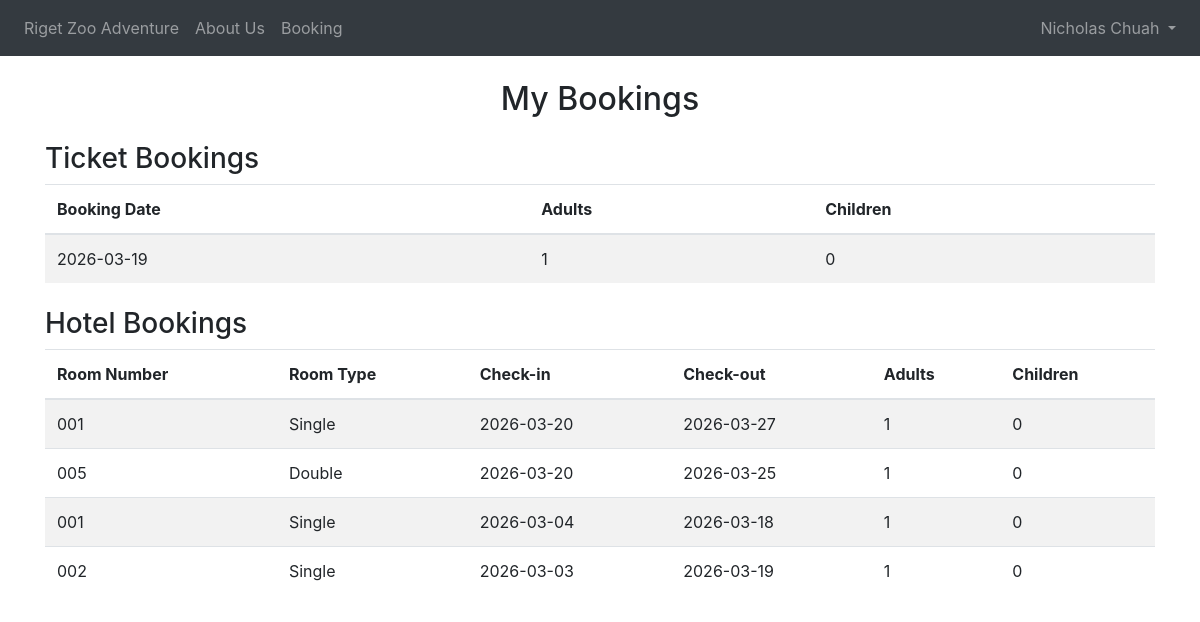
/my-bookings (signed in), run on an earlier commit of the app's database.
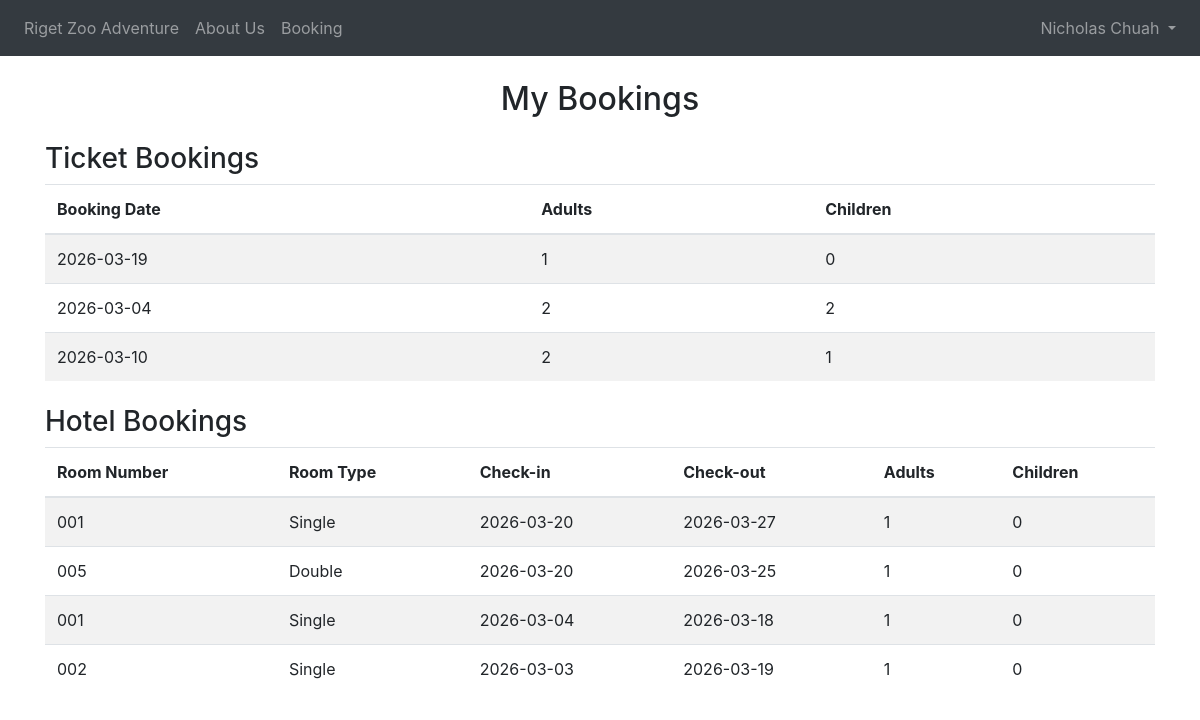
And on a later commit of the database.
### website/models.py (models this page shows)
class User(db.Model, UserMixin):
    id = db.Column(db.Integer, primary_key=True)
    email = db.Column(db.String(150), unique=True)
    password = db.Column(db.String(150))
    first_name = db.Column(db.String(150))
    last_name = db.Column(db.String(150))
    is_admin = db.Column(db.Boolean, default=False)
    booking = db.relationship('Booking', backref='user', lazy=True)

class Booking(db.Model):
    id = db.Column(db.Integer, primary_key=True)
    date = db.Column(db.DateTime(timezone=True), default=func.now())
    adultticket = db.Column(db.Integer)
    childticket = db.Column(db.Integer)
    bookingdate = db.Column(db.Date, nullable=False)
    user_id = db.Column(db.Integer, db.ForeignKey('user.id'))

class HotelBooking(db.Model):
    id = db.Column(db.Integer, primary_key=True)
    checkin = db.Column(db.Date, nullable=False)
    checkout = db.Column(db.Date, nullable=False)
    adults = db.Column(db.Integer, nullable=False)
    children = db.Column(db.Integer, nullable=False)
    room_id = db.Column(db.Integer, db.ForeignKey('room.id'), nullable=False)
    user_id = db.Column(db.Integer, db.ForeignKey('user.id'), nullable=False)
    user = db.relationship('User', backref='hotel_bookings', lazy=True)

class Room(db.Model):
    id = db.Column(db.Integer, primary_key=True)
    room_number = db.Column(db.String(10), unique=True, nullable=False)
    room_type = db.Column(db.String(50), nullable=False)
    max_adults = db.Column(db.Integer, nullable=False)
    max_children = db.Column(db.Integer, nullable=False)
    price_per_night = db.Column(db.Float, nullable=False)
    is_available = db.Column(db.Boolean, default=True)
    bookings = db.relationship('HotelBooking', backref='room', lazy=True)

### website/views.py (the view)
@views.route('/my-bookings')
@login_required
def my_bookings():
    from .models import Booking, HotelBooking
    ticket_bookings = Booking.query.filter_by(user_id=current_user.id).all()
    hotel_bookings = HotelBooking.query.filter_by(user_id=current_user.id).all()
    return render_template('my_bookings.html', ticket_bookings=ticket_bookings, hotel_bookings=hotel_bookings, user=current_user)

### website/__init__.py (called while the page is built)
def create_app():
    app = Flask(__name__)
    app.config['SECRET_KEY'] = 'hjshjhdjah kjshkjdhjs'
    app.config['SQLALCHEMY_DATABASE_URI'] = f'sqlite:///{DB_NAME}'
    db.init_app(app)
    from .views import views
    app.register_blueprint(views, url_prefix='/')
    from .models import User, Booking
    with app.app_context():
        db.create_all()
    login_manager = LoginManager()
    login_manager.login_view = 'views.login'
    login_manager.init_app(app)
    @login_manager.user_loader
    def load_user(user_id):
        return User.query.get(int(user_id))
    @app.context_processor
    def inject_user():
        return dict(user=current_user)
    return app

### website/templates/my_bookings.html
{% extends "base.html" %} {% block title %}My Bookings{% endblock %} {% block
content %}
<h2 class="text-center mt-4">My Bookings</h2>
<h3 class="mt-4">Ticket Bookings</h3>
{% if ticket_bookings %}
<table class="table table-striped">
  <thead>
    <tr>
      <th>Booking Date</th>
      <th>Adults</th>
      <th>Children</th>
    </tr>
  </thead>
  <tbody>
    {% for b in ticket_bookings %}
    <tr>
      <td>{{ b.bookingdate }}</td>
      <td>{{ b.adultticket }}</td>
      <td>{{ b.childticket }}</td>
    </tr>
    {% endfor %}
  </tbody>
</table>
{% else %}
<p>No ticket bookings yet.</p>
{% endif %}
<h3 class="mt-4">Hotel Bookings</h3>
{% if hotel_bookings %}
<table class="table table-striped">
  <thead>
    <tr>
      <th>Room Number</th>
      <th>Room Type</th>
      <th>Check-in</th>
      <th>Check-out</th>
      <th>Adults</th>
      <th>Children</th>
    </tr>
  </thead>
  <tbody>
    {% for h in hotel_bookings %}
    <tr>
      <td>{{ h.room.room_number }}</td>
      <td>{{ h.room.room_type }}</td>
      <td>{{ h.checkin }}</td>
      <td>{{ h.checkout }}</td>
      <td>{{ h.adults }}</td>
      <td>{{ h.children }}</td>
    </tr>
    {% endfor %}
  </tbody>
</table>
{% else %}
<p>No hotel bookings yet.</p>
{% endif %} {% endblock %}

### website/templates/base.html (shortened to what this page needs)
<!doctype html>
<html>
  <head>
    <link
      rel="stylesheet"
      href="https://stackpath.bootstrapcdn.com/bootstrap/4.4.1/css/bootstrap.min.css"
    />
    <link
      rel="stylesheet"
      href="https://stackpath.bootstrapcdn.com/font-awesome/4.7.0/css/font-awesome.min.css"
    />
  </head>
  <body>
    <nav class="navbar navbar-expand-lg navbar-dark bg-dark">
      <div class="collapse navbar-collapse" id="navbar">
        <div class="navbar-nav">
          {% if user.is_authenticated %}
          <a class="nav-item nav-link" id="home" href="/"
            >Riget Zoo Adventure</a
          >
          <a class="nav-item nav-link" id="about" href="/aboutus"> About Us</a>
          <a class="nav-item nav-link" id="booking" href="/booking">Booking</a>
        </div>
        <div class="navbar-nav ml-auto">
          <div class="nav-item dropdown">
            <a
              class="nav-link dropdown-toggle"
              href="#"
              id="moreDropdown"
              role="button"
              data-toggle="dropdown"
              aria-haspopup="true"
              aria-expanded="false"
            >
              {{ current_user.first_name }} {{ current_user.last_name }}
            </a>
          </div>
        </div>
          {% endif %}
        </div>
    </nav>
    <div class="container mt-4">{% block content %} {% endblock %}</div>
  </body>
</html>

What changed in the data, as far as the page shows it:
added Booking: bookingdate "2026-03-04", adultticket "2", childticket "2"
added Booking: bookingdate "2026-03-10", adultticket "2", childticket "1"
